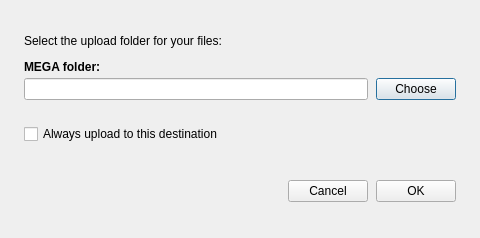
<?xml version="1.0" encoding="UTF-8"?>
<ui version="4.0">
 <class>UploadToMegaDialog</class>
 <widget class="QDialog" name="UploadToMegaDialog">
  <property name="geometry">
   <rect>
    <x>0</x>
    <y>0</y>
    <width>480</width>
    <height>238</height>
   </rect>
  </property>
  <property name="sizePolicy">
   <sizepolicy hsizetype="Preferred" vsizetype="Preferred">
    <horstretch>0</horstretch>
    <verstretch>0</verstretch>
   </sizepolicy>
  </property>
  <property name="minimumSize">
   <size>
    <width>480</width>
    <height>238</height>
   </size>
  </property>
  <property name="maximumSize">
   <size>
    <width>480</width>
    <height>238</height>
   </size>
  </property>
  <property name="windowTitle">
   <string>Upload to MEGA</string>
  </property>
  <property name="styleSheet">
   <string notr="true">#label_2
{
font-weight: 600;
}</string>
  </property>
  <property name="TOKENIZED" stdset="0">
   <bool>true</bool>
  </property>
  <layout class="QVBoxLayout" name="verticalLayout_2">
   <property name="spacing">
    <number>12</number>
   </property>
   <property name="leftMargin">
    <number>24</number>
   </property>
   <property name="topMargin">
    <number>24</number>
   </property>
   <property name="rightMargin">
    <number>24</number>
   </property>
   <property name="bottomMargin">
    <number>17</number>
   </property>
   <item>
    <widget class="QLabel" name="infoLabel">
     <property name="minimumSize">
      <size>
       <width>0</width>
       <height>24</height>
      </size>
     </property>
     <property name="maximumSize">
      <size>
       <width>16777215</width>
       <height>24</height>
      </size>
     </property>
     <property name="text">
      <string>Select the upload folder for your files:</string>
     </property>
     <property name="alignment">
      <set>Qt::AlignBottom|Qt::AlignLeading|Qt::AlignLeft</set>
     </property>
    </widget>
   </item>
   <item>
    <layout class="QVBoxLayout" name="verticalLayout">
     <property name="spacing">
      <number>4</number>
     </property>
     <property name="bottomMargin">
      <number>0</number>
     </property>
     <item>
      <widget class="QLabel" name="label_2">
       <property name="sizePolicy">
        <sizepolicy hsizetype="Preferred" vsizetype="Fixed">
         <horstretch>0</horstretch>
         <verstretch>0</verstretch>
        </sizepolicy>
       </property>
       <property name="text">
        <string>MEGA folder:</string>
       </property>
      </widget>
     </item>
     <item>
      <layout class="QHBoxLayout" name="horizontalLayout">
       <property name="spacing">
        <number>8</number>
       </property>
       <item>
        <widget class="QLineEdit" name="eFolderPath">
         <property name="enabled">
          <bool>true</bool>
         </property>
         <property name="sizePolicy">
          <sizepolicy hsizetype="Expanding" vsizetype="Preferred">
           <horstretch>0</horstretch>
           <verstretch>0</verstretch>
          </sizepolicy>
         </property>
         <property name="readOnly">
          <bool>true</bool>
         </property>
         <property name="type" stdset="0">
          <string notr="true">mega</string>
         </property>
         <property name="dimension" stdset="0">
          <string notr="true">medium</string>
         </property>
        </widget>
       </item>
       <item>
        <widget class="QPushButton" name="bChange">
         <property name="sizePolicy">
          <sizepolicy hsizetype="Preferred" vsizetype="Fixed">
           <horstretch>0</horstretch>
           <verstretch>0</verstretch>
          </sizepolicy>
         </property>
         <property name="minimumSize">
          <size>
           <width>0</width>
           <height>0</height>
          </size>
         </property>
         <property name="maximumSize">
          <size>
           <width>16777212</width>
           <height>16777215</height>
          </size>
         </property>
         <property name="cursor">
          <cursorShape>PointingHandCursor</cursorShape>
         </property>
         <property name="text">
          <string>Choose</string>
         </property>
         <property name="flat">
          <bool>false</bool>
         </property>
         <property name="type" stdset="0">
          <string notr="true">secondary</string>
         </property>
         <property name="dimension" stdset="0">
          <string notr="true">medium</string>
         </property>
        </widget>
       </item>
      </layout>
     </item>
    </layout>
   </item>
   <item>
    <spacer name="verticalSpacer">
     <property name="orientation">
      <enum>Qt::Vertical</enum>
     </property>
     <property name="sizeType">
      <enum>QSizePolicy::Fixed</enum>
     </property>
     <property name="sizeHint" stdset="0">
      <size>
       <width>20</width>
       <height>12</height>
      </size>
     </property>
    </spacer>
   </item>
   <item>
    <widget class="QCheckBox" name="cDefaultPath">
     <property name="enabled">
      <bool>true</bool>
     </property>
     <property name="cursor">
      <cursorShape>PointingHandCursor</cursorShape>
     </property>
     <property name="styleSheet">
      <string notr="true"/>
     </property>
     <property name="text">
      <string>Always upload to this destination</string>
     </property>
     <property name="checked">
      <bool>false</bool>
     </property>
     <property name="type" stdset="0">
      <string notr="true">mega</string>
     </property>
    </widget>
   </item>
   <item>
    <spacer name="verticalSpacer_2">
     <property name="orientation">
      <enum>Qt::Vertical</enum>
     </property>
     <property name="sizeType">
      <enum>QSizePolicy::Fixed</enum>
     </property>
     <property name="sizeHint" stdset="0">
      <size>
       <width>20</width>
       <height>5</height>
      </size>
     </property>
    </spacer>
   </item>
   <item>
    <widget class="QWidget" name="bLayout" native="true">
     <property name="maximumSize">
      <size>
       <width>16777215</width>
       <height>16777215</height>
      </size>
     </property>
     <layout class="QHBoxLayout" name="horizontalLayout_2">
      <property name="spacing">
       <number>8</number>
      </property>
      <property name="leftMargin">
       <number>0</number>
      </property>
      <property name="topMargin">
       <number>0</number>
      </property>
      <property name="rightMargin">
       <number>0</number>
      </property>
      <property name="bottomMargin">
       <number>0</number>
      </property>
      <item>
       <spacer name="horizontalSpacer">
        <property name="orientation">
         <enum>Qt::Horizontal</enum>
        </property>
        <property name="sizeHint" stdset="0">
         <size>
          <width>40</width>
          <height>20</height>
         </size>
        </property>
       </spacer>
      </item>
      <item>
       <widget class="QPushButton" name="bCancel">
        <property name="sizePolicy">
         <sizepolicy hsizetype="Fixed" vsizetype="Fixed">
          <horstretch>0</horstretch>
          <verstretch>0</verstretch>
         </sizepolicy>
        </property>
        <property name="minimumSize">
         <size>
          <width>0</width>
          <height>0</height>
         </size>
        </property>
        <property name="maximumSize">
         <size>
          <width>16777215</width>
          <height>16777215</height>
         </size>
        </property>
        <property name="cursor">
         <cursorShape>PointingHandCursor</cursorShape>
        </property>
        <property name="text">
         <string>Cancel</string>
        </property>
        <property name="type" stdset="0">
         <string notr="true">outline</string>
        </property>
        <property name="dimension" stdset="0">
         <string notr="true">medium</string>
        </property>
       </widget>
      </item>
      <item>
       <widget class="QPushButton" name="bOK">
        <property name="sizePolicy">
         <sizepolicy hsizetype="Fixed" vsizetype="Fixed">
          <horstretch>0</horstretch>
          <verstretch>0</verstretch>
         </sizepolicy>
        </property>
        <property name="minimumSize">
         <size>
          <width>0</width>
          <height>0</height>
         </size>
        </property>
        <property name="maximumSize">
         <size>
          <width>16777215</width>
          <height>16777215</height>
         </size>
        </property>
        <property name="cursor">
         <cursorShape>PointingHandCursor</cursorShape>
        </property>
        <property name="text">
         <string>OK</string>
        </property>
        <property name="type" stdset="0">
         <string notr="true">primary</string>
        </property>
        <property name="dimension" stdset="0">
         <string notr="true">medium</string>
        </property>
       </widget>
      </item>
     </layout>
    </widget>
   </item>
  </layout>
 </widget>
 <resources/>
 <connections>
  <connection>
   <sender>bCancel</sender>
   <signal>clicked()</signal>
   <receiver>UploadToMegaDialog</receiver>
   <slot>reject()</slot>
   <hints>
    <hint type="sourcelabel">
     <x>383</x>
     <y>151</y>
    </hint>
    <hint type="destinationlabel">
     <x>214</x>
     <y>89</y>
    </hint>
   </hints>
  </connection>
 </connections>
</ui>
